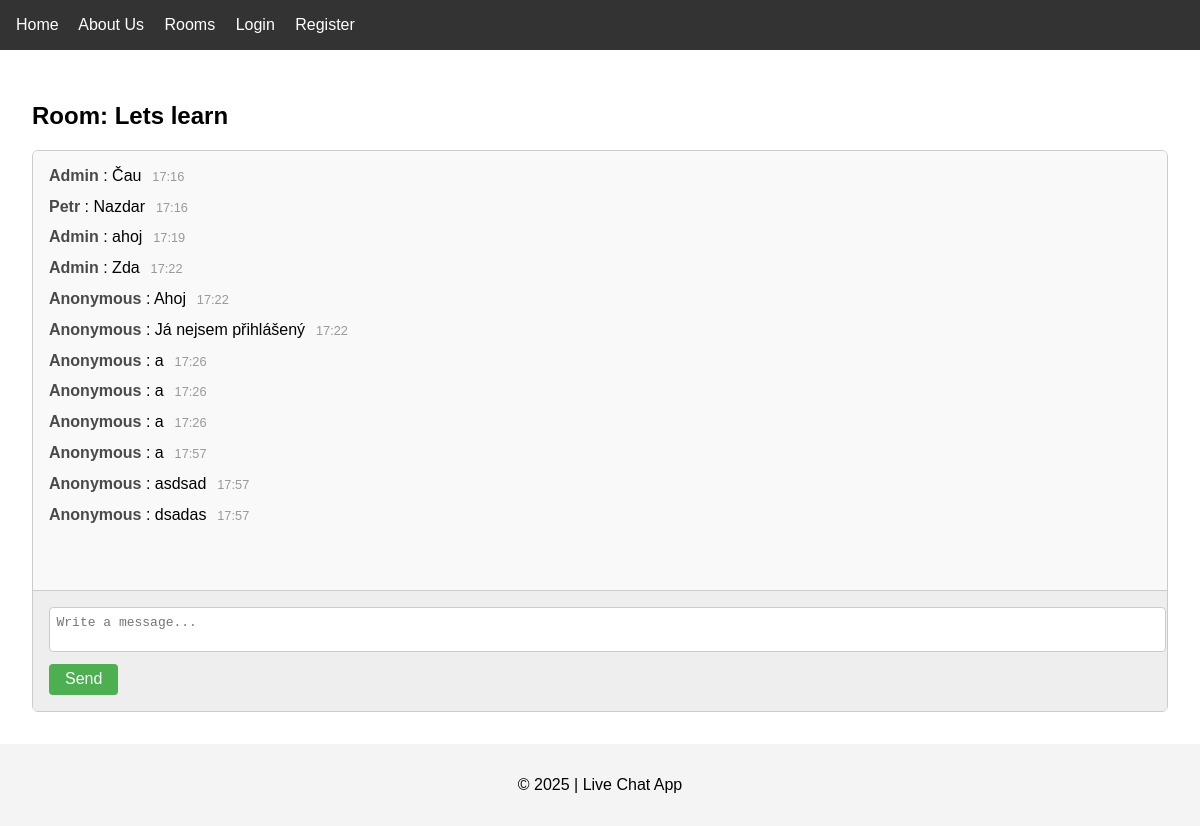
The page /rooms/Ahoj/ on the database its author committed.
### chat/models.py (models this page shows, shortened)
class ChatRoom(models.Model):
    name = models.CharField(max_length=100)
    slug = models.SlugField(unique=True)

class Message(models.Model):
    room = models.ForeignKey(ChatRoom, related_name='messages', on_delete=models.CASCADE)
    user = models.ForeignKey(User, on_delete=models.SET_NULL, null=True, blank=True)  # změna tady
    content = models.TextField()
    timestamp = models.DateTimeField(auto_now_add=True)

### chat/views.py (the view, shortened to what this page needs)
# urls.py: path('rooms/<slug:slug>/', RoomDetailView.as_view(), name='room-detail'),
class RoomDetailView(DetailView):
    model = ChatRoom
    template_name = 'chat/room_detail.html'
    context_object_name = 'room'
    slug_field = 'slug'
    slug_url_kwarg = 'slug'
    def get_context_data(self, **kwargs):
        context = super().get_context_data(**kwargs)
        context['form'] = MessageForm()
        return context

### chat/forms.py
class MessageForm(forms.ModelForm):
    class Meta:
        model = Message
        fields = ['content']
        widgets = {
            'content': forms.Textarea(attrs={'rows': 2, 'placeholder': 'Napiš zprávu...'})
        }

### chat/templates/chat/room_detail.html (shortened to what this page needs)
{% extends "chat/base.html" %}
{% block content %}
<h2>Room: {{ room.name }}</h2>
<div class="chat-container">
  <div class="chat-messages" id="chat-messages">
    {% for message in room.messages.all %}
    <div class="chat-message">
      <strong>
        {% if message.user %} {{ message.user.username }} {% else %} Anonymous {% endif %}
      </strong>: {{ message.content }}
      <span class="chat-timestamp">{{ message.timestamp|date:"H:i" }}</span>
    </div>
    {% empty %}
    <p>No messages yet.</p>
    {% endfor %}
  </div>
  <div class="chat-form">
    <form id="chat-form">
      <textarea id="chat-input" rows="2" placeholder="Write a message..."></textarea>
      <button type="submit">Send</button>
    </form>
  </div>
</div>
{% endblock %}

### chat/templates/chat/base.html (style rules this page uses)
body { font-family: sans-serif; margin: 0; padding: 0; }

### chat/templates/chat/room_detail.html (style rules this page uses)
.chat-container { display: flex; flex-direction: column; height: 70vh; border: 1px solid #ccc; border-radius: 6px; overflow: hidden; }
.chat-messages { flex: 1; padding: 1em; overflow-y: auto; background-color: #f9f9f9; }
.chat-message { margin-bottom: 0.8em; }
.chat-message strong { color: #4a4a4a; }
.chat-timestamp { color: #999; font-size: 0.8em; margin-left: 0.5em; }
.chat-form { padding: 1em; background-color: #eee; border-top: 1px solid #ccc; }
.chat-form textarea { width: 100%; resize: none; padding: 0.5em; font-size: 1em; border-radius: 4px; border: 1px solid #ccc; }
.chat-form button { margin-top: 0.5em; padding: 0.4em 1em; font-size: 1em; background-color: #4caf50; color: white; border: none; border-radius: 4px; cursor: pointer; }

### rows shown on the page
ChatRoom: name "Lets learn"
Message: user.username "Admin", content "Čau", timestamp "17:16"
Message: user.username "Petr", content "Nazdar", timestamp "17:16"
Message: user.username "Admin", content "ahoj", timestamp "17:19"
Message: user.username "Admin", content "Zda", timestamp "17:22"
Message: shows "Anonymous", content "Ahoj", timestamp "17:22"
Message: shows "Anonymous", content "Já nejsem přihlášený", timestamp "17:22"
Message: shows "Anonymous", content "a", timestamp "17:26"
Message: shows "Anonymous", content "a", timestamp "17:26"
Message: shows "Anonymous", content "a", timestamp "17:26"
Message: shows "Anonymous", content "a", timestamp "17:57"
Message: shows "Anonymous", content "asdsad", timestamp "17:57"
Message: shows "Anonymous", content "dsadas", timestamp "17:57"
